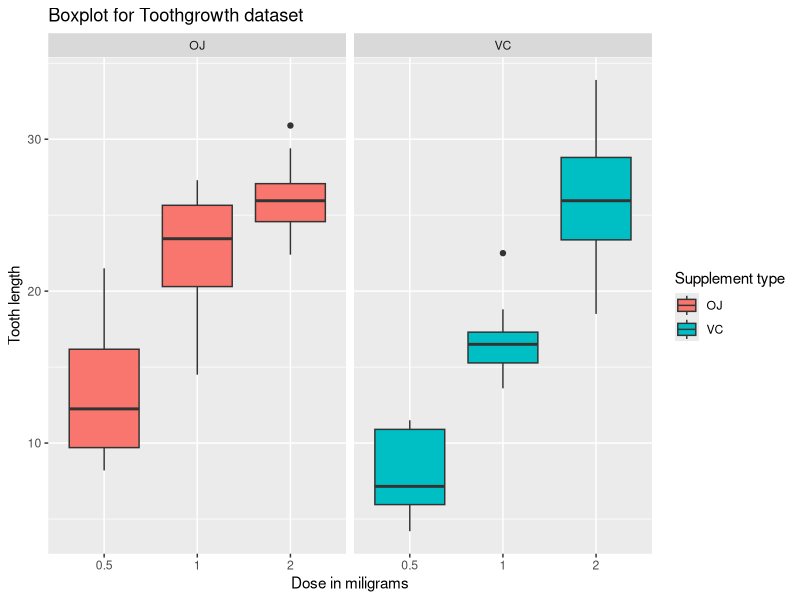

The R source for this figure: (Note: this script raises an error after producing the figure.)
## ---- chunk 1
#preset default options for Rmd, codes not shown in report
require(knitr)
opts_chunk$set(cache=TRUE, echo=TRUE)

#load required libraries for data analysis
require(ggplot2)
require(datasets)
## ---- chunk 2
?ToothGrowth
str(ToothGrowth)
## ---- chunk 3
g2 <- ggplot(data=ToothGrowth, aes(x=as.factor(dose), y=len, fill=supp)) 
g2 <- g2 + geom_boxplot()
g2 <- g2 + facet_grid(. ~ supp) 
g2 <- g2 + xlab("Dose in miligrams") + ylab("Tooth length") 
g2 <- g2 + guides(fill = guide_legend(title ="Supplement type"))
 g2 <- g2 + ggtitle("Boxplot for Toothgrowth dataset")
g2
## ---- chunk 4
t1 <- t.test(len~supp, paired = FALSE, data=ToothGrowth)
t1
## ---- chunk 5
ToothGrowth.05 <- ToothGrowth[ToothGrowth$dose == 0.5, "len"]
ToothGrowth.10 <- ToothGrowth[ToothGrowth$dose == 1.0, "len"]
ToothGrowth.20 <- ToothGrowth[ToothGrowth$dose == 2.0, "len"]
## ---- chunk 6
t.05.10 <- t.test(ToothGrowth.05, ToothGrowth.10, paired = FALSE)
t.05.10
t.10.20 <- t.test(ToothGrowth.10, ToothGrowth.20, paired = FALSE)
t.10.20
t.05.20 <- t.test(ToothGrowth.05, ToothGrowth.20, paired = FALSE)
t.05.20 
## ---- chunk 7
ToothGrowth.05.VC <- ToothGrowth[ToothGrowth$dose == 0.5 & ToothGrowth$supp == "VC", "len"]
ToothGrowth.05.OJ <- ToothGrowth[ToothGrowth$dose == 0.5 & ToothGrowth$supp == "OJ", "len"]
ToothGrowth.10.VC <- ToothGrowth[ToothGrowth$dose == 1.0 & ToothGrowth$supp == "VC", "len"]
ToothGrowth.10.OJ <- ToothGrowth[ToothGrowth$dose == 1.0 & ToothGrowth$supp == "OJ", "len"]
ToothGrowth.20.VC <- ToothGrowth[ToothGrowth$dose == 2.0 & ToothGrowth$supp == "VC", "len"]
ToothGrowth.20.OJ <- ToothGrowth[ToothGrowth$dose == 2.0 & ToothGrowth$supp == "OJ", "len"]
## ---- chunk 8
t.05 <- t.test(ToothGrowth.05.VC, ToothGrowth.05.OJ, paired = FALSE)
t.05
t.10 <- t.test(ToothGrowth.10.VC, ToothGrowth.10.OJ, paired = FALSE)
t.10
t.20 <- t.test(ToothGrowth.20.VC, ToothGrowth.20.OJ, paired = FALSE)
t.20
